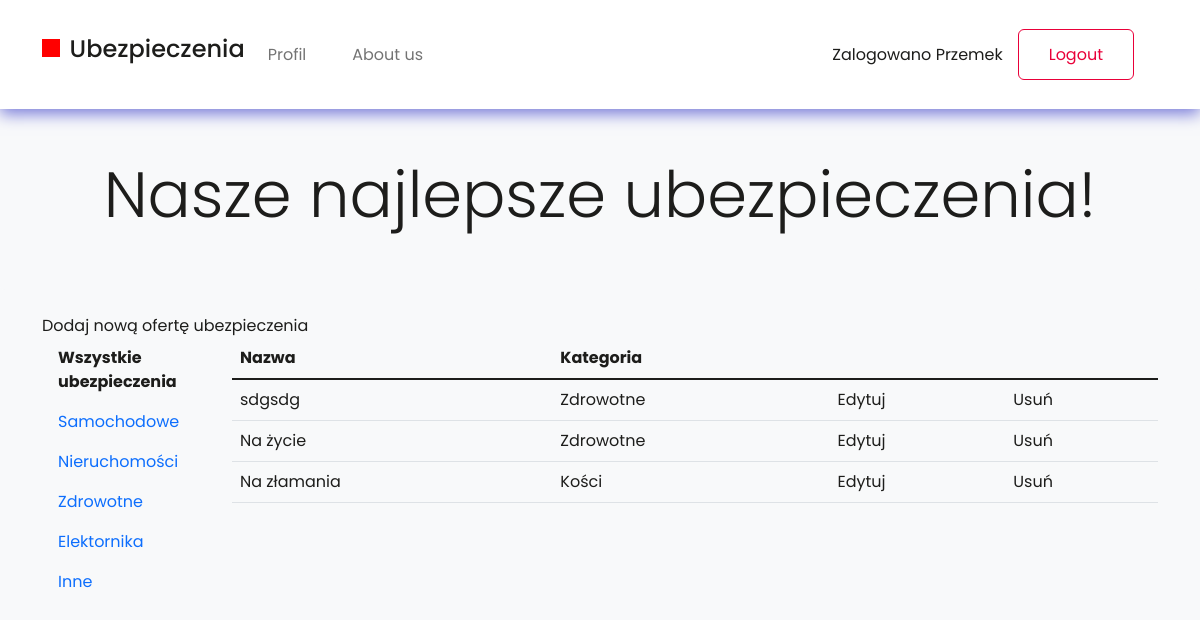
Page /index/ (signed in) on the committed database.
### ubezpieczenia/models.py (models this page shows, shortened)
class Ubezpieczenie(models.Model):
    tytul = models.CharField(max_length=64, blank=False)
    opis = models.TextField(default="")
    premiera = models.DateField(null=True, blank=True)
    data_zakonczenia = models.DateField(null=True, blank=True)
    znizka = models.DecimalField(max_digits=4, decimal_places=2,
                                      null=True, blank=True)
    kategoria = models.TextField(default="")
    plakat = models.ImageField(upload_to="plakaty", null=True, blank=True)
    dodatkowe = models.OneToOneField(DodatkoweInfo, on_delete=models.CASCADE, null=True, blank=True)

### ubezpieczenia/views.py (the view)
# urls.py: path('index/', index, name="index"),
def index(request):
    wszystkie = Ubezpieczenie.objects.all()
    return render(request, 'index.html', {'ubezpieczenie': wszystkie})

### templates/index.html (shortened to what this page needs)
<!DOCTYPE html>
<html lang="en">
  <head>
    <link rel="stylesheet" href="./style.css" />
    <link
      href="https://cdn.jsdelivr.net/npm/bootstrap@5.1.3/dist/css/bootstrap.min.css"
      rel="stylesheet"
    />
  </head>
  <body>
{% include "nav.html" %}
    <div class="container"><div class="row">
                            <a href="{% url 'nowe_ubezpieczenie'%}">Dodaj nową ofertę ubezpieczenia</a>
      <div class="col-md-2">
        <nav class="nav flex-column">
          <a class="nav-link text-danger" aria-current="page" href="#"><b>Wszystkie ubezpieczenia</b></a>
          <a class="nav-link" href="#">Samochodowe</a>
          <a class="nav-link" href="#">Nieruchomości</a>
          <a class="nav-link" href="#">Zdrowotne</a>
          <a class="nav-link" href="#">Elektornika</a>
          <a class="nav-link" href="#">Inne</a>
        </nav>
      </div>
      <div class="col-md-10">
        <table class="table">
          <thead>
            <tr>
              <th>Nazwa</th>
              <th>Kategoria</th>
            </tr>
          </thead>
          <tbody>
            {% for ubezpieczenie in ubezpieczenie %}
            <tr>
              <td>{{ ubezpieczenie.tytul}}</td>
              <td>{{ ubezpieczenie.kategoria}}</td>
               <td><a href="{% url 'edytuj_ubezpieczenie' ubezpieczenie.id %}">Edytuj</a></td>
               <td><a href="{% url 'usun_ubezpieczenie' ubezpieczenie.id %}">Usuń</a></td>
            </tr>
                {% endfor %}
          </tbody>
        </table>
      </div>
    </div>
  </body>
</html>

### templates/nav.html (shortened to what this page needs)
<link
  href="https://cdn.jsdelivr.net/npm/bootstrap@5.1.3/dist/css/bootstrap.min.css"
  rel="stylesheet"
/>
{% load static %}
<link rel="stylesheet" type="text/css" href="{% static 'style.css' %}" />
<nav class="navbar navbar-expand-lg navbar-light">
  <div class="container row-fluid">
    <div class="collapse navbar-collapse justify-content-between">
      <ul class="navbar-nav mr-auto mt-2 mt-lg-0">
        <li class="nav-item">
          <a class="d-flex align-items-baseline" href="index.html">
            <div class="redBox"></div>
            <h4>Ubezpieczenia</h4>
          </a>
        </li>
        <li class="nav-item">
          <a class="nav-link" href="profile.html">Profil</a>
        </li>
        <li class="nav-item">
          <a class="nav-link" href="#">About us</a>
        </li>
      </ul>
    </div>
    <ul class="nav m-4 navbar-nav justify-content-between">
      <div class="d-flex align-items-baseline">
        <li class="nav-item">
          {% if user.is_authenticated %} Zalogowano {{ user.username }}
        </li>
        <a class="button button__whitered" href="{% url 'logout' %}">Logout</a>
        {% else %}
        <a class="button button__red" href="{% url 'login' %}">Login</a>
        {% endif %}
      </div>
    </ul>
  </div>
</nav>
<div class="bg-light rounded-3 p-5 mb-4 hero">
  <h2 class="display-3">Nasze najlepsze ubezpieczenia!</h2>
</div>

### styles/style.css (style rules this page uses)
body { color: black; margin: 0; font-family: 'Poppins', sans-serif; --bs-bg-opacity: 1; background-color: rgba(var(--bs-light-rgb), var(--bs-bg-opacity)) !important; }
* { color: #1d1d1b; }
a { text-decoration: none !important; color: #1d1d1b; }
.nav-link, .nav-item { margin-right: 15px; }
.redBox { width: 1.1rem; height: 1.1rem; background-color: red; margin-right: 10px; }
.hero { width: 100%; }
.hero h2 { text-align: center; }
.navbar { padding: 5px 0px; background-color: #fff; -webkit-box-shadow: 0 5px 15px #787bd9; box-shadow: 0 5px 15px #787bd9; }
.navbar a { font-size: 16px; display: -webkit-box; display: -ms-flexbox; display: flex; -webkit-box-align: center; -ms-flex-align: center; align-items: center; }
.button { cursor: pointer; font-size: 16px; }
.button__whitered { line-height: 1.1875; background: #fff; border: 1px solid #e90039; border-radius: 6px; background: white; color: #e90039; padding: 15px 30px; -webkit-transition: background 0.5s linear; transition: background 0.5s linear; position: relative; z-index: 1; }

### rows in the picture
Ubezpieczenie: tytul "sdgsdg", kategoria "Zdrowotne"
Ubezpieczenie: tytul "Na życie", kategoria "Zdrowotne"
Ubezpieczenie: tytul "Na złamania", kategoria "Kości"

### other values in the picture
{{ user.username }} "Przemek"
